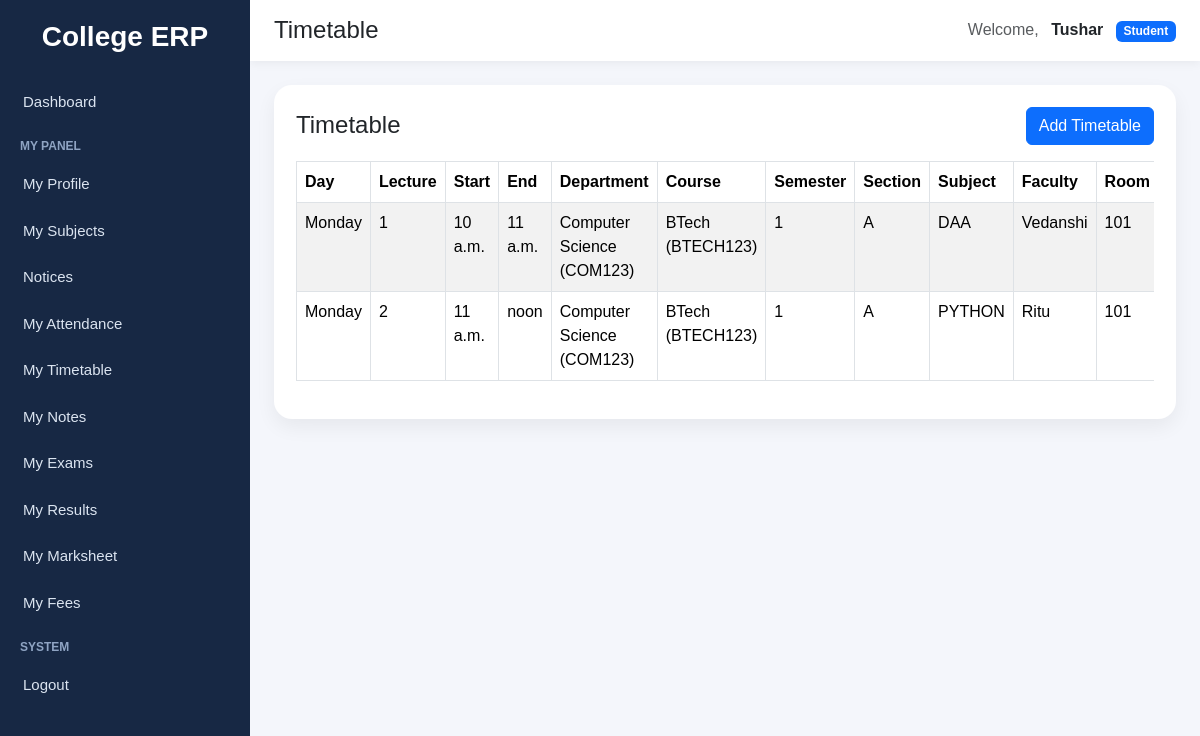
The app's page /timetable/ (signed in) with its own data.
### accounts/models.py (models this page shows, shortened)
class CustomUser(AbstractUser):
    ROLE_CHOICES = (
        ("student", "Student"),
        ("faculty", "Faculty"),
        ("admin", "Admin"),
    )
    role = models.CharField(max_length=20, choices=ROLE_CHOICES)
    groups = models.ManyToManyField(
        Group,
        blank=True,
        related_name="customuser_set",
        related_query_name="customuser"
    )
    user_permissions = models.ManyToManyField(
        Permission,
        blank=True,
        related_name="customuser_permissions_set",
        related_query_name="customuser_permission"
    )

### timetable/models.py (models this page shows, shortened)
class Timetable(models.Model):
    DAY_CHOICES = (
        ('Monday', 'Monday'),
        ('Tuesday', 'Tuesday'),
        ('Wednesday', 'Wednesday'),
        ('Thursday', 'Thursday'),
        ('Friday', 'Friday'),
        ('Saturday', 'Saturday'),
    )
    subject_assignment = models.ForeignKey(
        SubjectAssignment,
        on_delete=models.CASCADE,
        related_name='timetables'
    )
    day = models.CharField(max_length=20, choices=DAY_CHOICES)
    lecture_number = models.PositiveIntegerField()
    start_time = models.TimeField()
    end_time = models.TimeField()
    room = models.CharField(max_length=50, blank=True, null=True)
    is_active = models.BooleanField(default=True)
    class Meta:
        ordering = ['day', 'lecture_number']
        unique_together = ('subject_assignment', 'day', 'lecture_number')

### subjects/models.py (models this page shows, shortened)
class SubjectAssignment(models.Model):
    SEMESTER_CHOICES = (
        (1, 'Semester 1'),
        (2, 'Semester 2'),
        (3, 'Semester 3'),
        (4, 'Semester 4'),
        (5, 'Semester 5'),
        (6, 'Semester 6'),
        (7, 'Semester 7'),
        (8, 'Semester 8'),
    )
    department = models.ForeignKey(
        Department,
        on_delete=models.CASCADE,
        related_name='subject_assignments'
    )
    course = models.ForeignKey(
        Course,
        on_delete=models.CASCADE,
        related_name='subject_assignments'
    )
    semester = models.PositiveSmallIntegerField(choices=SEMESTER_CHOICES)
    section = models.CharField(max_length=20, blank=True, null=True)
    subject = models.ForeignKey(
        Subject,
        on_delete=models.CASCADE,
        related_name='assignments'
    )
    faculty = models.ForeignKey(
        Faculty,
        on_delete=models.CASCADE,
        related_name='subject_assignments'
    )
    is_active = models.BooleanField(default=True)
    created_at = models.DateTimeField(auto_now_add=True)
    class Meta:
        ordering = ['department__name', 'course__name', 'semester', 'section', 'subject__name']
        unique_together = ('course', 'semester', 'section', 'subject')

class Subject(models.Model):
    name = models.CharField(max_length=100)
    code = models.CharField(max_length=20)

### departments/models.py (models this page shows)
class Department(models.Model):
    name = models.CharField(max_length=100, unique=True)
    code = models.CharField(max_length=10, unique=True)
    class Meta:
        ordering = ["name"]
    def __str__(self):
        return f"{self.name} ({self.code})"

### courses/models.py (models this page shows)
class Course(models.Model):
    name = models.CharField(max_length=100, unique=True)
    code = models.CharField(max_length=20, unique=True)
    department = models.ForeignKey(
        Department,
        on_delete=models.CASCADE,
        related_name="courses"
    )
    duration = models.PositiveIntegerField(default=3)
    faculty = models.ForeignKey(
        "faculty.Faculty",
        on_delete=models.SET_NULL,
        null=True,
        blank=True,
        related_name="assigned_courses"
    )
    created_at = models.DateTimeField(auto_now_add=True)
    class Meta:
        ordering = ["name"]
    def __str__(self):
        return f"{self.name} ({self.code})"

### faculty/models.py (models this page shows, shortened)
class Faculty(models.Model):
    user = models.OneToOneField(
        settings.AUTH_USER_MODEL,
        on_delete=models.CASCADE,
        related_name='faculty_profile',
        null=True,
        blank=True
    )
    name = models.CharField(max_length=150, blank=True, null=True)
    email = models.EmailField(blank=True, null=True)
    phone = models.CharField(max_length=15, blank=True, null=True)
    department = models.CharField(max_length=100, blank=True, null=True)
    course = models.ForeignKey(
        'courses.Course',
        on_delete=models.SET_NULL,
        null=True,
        blank=True,
        related_name='faculty_members'
    )
    designation = models.CharField(max_length=100, blank=True, null=True)
    photo = models.ImageField(upload_to='faculty/', blank=True, null=True)
    date_joined = models.DateField(blank=True, null=True)
    created_at = models.DateTimeField(auto_now_add=True, null=True, blank=True)

### timetable/views.py (the view)
# urls.py: path('', views.timetable_list, name='timetable_list'),
@login_required
def timetable_list(request):
    timetables = Timetable.objects.select_related(
        'subject_assignment',
        'subject_assignment__subject',
        'subject_assignment__course',
        'subject_assignment__department',
        'subject_assignment__faculty',
    ).filter(
        is_active=True
    ).order_by('day', 'lecture_number')
    return render(request, 'timetable/timetable_list.html', {
        'timetables': timetables
    })

### notices/context_processors.py (called while the page is built)
def latest_notices(request):
    if not request.user.is_authenticated:
        return {"latest_notices": []}
    notices = get_visible_notices_for_user(request.user)[:5]
    return {"latest_notices": notices}

### timetable/templates/timetable/timetable_list.html (shortened to what this page needs)
{% extends "base.html" %}
{% block page_title %}Timetable{% endblock %}
{% block content %}
<div class="page-card">
    <div class="d-flex justify-content-between align-items-center mb-3">
        <h4 class="mb-0">Timetable</h4>
        <a href="{% url 'add_timetable' %}" class="btn btn-primary">Add Timetable</a>
    </div>
    {% if timetables %}
        <div class="table-responsive">
            <table class="table table-bordered table-striped">
                <thead>
                    <tr>
                        <th>Day</th>
                        <th>Lecture</th>
                        <th>Start</th>
                        <th>End</th>
                        <th>Department</th>
                        <th>Course</th>
                        <th>Semester</th>
                        <th>Section</th>
                        <th>Subject</th>
                        <th>Faculty</th>
                        <th>Room</th>
                    </tr>
                </thead>
                <tbody>
                    {% for item in timetables %}
                    <tr>
                        <td>{{ item.day }}</td>
                        <td>{{ item.lecture_number }}</td>
                        <td>{{ item.start_time }}</td>
                        <td>{{ item.end_time }}</td>
                        <td>{{ item.subject_assignment.department }}</td>
                        <td>{{ item.subject_assignment.course }}</td>
                        <td>{{ item.subject_assignment.semester }}</td>
                        <td>{{ item.subject_assignment.section|default:"-" }}</td>
                        <td>{{ item.subject_assignment.subject.name }}</td>
                        <td>{{ item.subject_assignment.faculty.name|default:"-" }}</td>
                        <td>{{ item.room|default:"-" }}</td>
                    </tr>
                    {% endfor %}
                </tbody>
            </table>
        </div>
    {% else %}
        <p class="text-muted mb-0">No timetable entries found.</p>
    {% endif %}
</div>
{% endblock %}

### templates/base.html (shortened to what this page needs)
<!DOCTYPE html>
<html lang="en">
<head>
    <link href="https://cdn.jsdelivr.net/npm/bootstrap@5.3.3/dist/css/bootstrap.min.css" rel="stylesheet">
</head>
<body>
<div class="sidebar">
    <h3>College ERP</h3>
    {% if request.user.is_authenticated %}
        {% if request.user.is_superuser or request.user.role == 'admin' %}
            <a href="/dashboard/" class="{% if '/dashboard' in request.path or request.path == '/' %}active-link{% endif %}">
                Dashboard
            </a>
            <div class="sidebar-section-title">Management</div>
            <a href="{% url 'student_list' %}" class="{% if '/students/' in request.path %}active-link{% endif %}">
                Students
            </a>
            <a href="{% url 'faculty_list' %}" class="{% if '/faculty/' in request.path %}active-link{% endif %}">
                Faculty
            </a>
            <a href="/courses/" class="{% if '/courses/' in request.path %}active-link{% endif %}">
                Courses
            </a>
            <a href="/departments/" class="{% if '/departments/' in request.path %}active-link{% endif %}">
                Departments
            </a>
            <div class="sidebar-section-title">Academics</div>
            <a href="/subjects/" class="{% if '/subjects/' in request.path and '/subjects/assignments/' not in request.path and '/subjects/my/' not in request.path %}active-link{% endif %}">
                Subjects
            </a>
            <a href="{% url 'subject_assignment_list' %}" class="{% if '/subjects/assignments/' in request.path %}active-link{% endif %}">
                Subject Assignments
            </a>
            <a href="{% url 'notice_list' %}" class="{% if '/notices/' in request.path %}active-link{% endif %}">
                Notices
            </a>
            <a href="{% url 'attendance_list' %}" class="{% if '/attendance/' in request.path %}active-link{% endif %}">
                Attendance
            </a>
            <a href="{% url 'timetable_list' %}" class="{% if '/timetable/' in request.path and '/timetable/faculty/' not in request.path and '/timetable/student/' not in request.path %}active-link{% endif %}">
                Timetable
            </a>
            <a href="/exams/" class="{% if '/exams/' in request.path and '/exams/results/' not in request.path %}active-link{% endif %}">
                Exams
            </a>
            <a href="{% url 'exam_schedule_list' %}" class="{% if '/exams/schedule/' in request.path %}active-link{% endif %}">
                Exam Schedule
            </a>
            <a href="{% url 'result_list' %}" class="{% if '/exams/results/list/' in request.path %}active-link{% endif %}">
                Results
            </a>
            <a href="{% url 'fee_structure_list' %}" class="{% if '/finance/structures/' in request.path %}active-link{% endif %}">
                Fee Structures
            </a>
            <a href="{% url 'promote_student_fee' %}" class="{% if '/finance/promote/' in request.path %}active-link{% endif %}">
                Promote Fees
            </a>
            <a href="{% url 'student_fee_list' %}" class="{% if '/finance/students/' in request.path %}active-link{% endif %}">
                Student Fees
            </a>
        {% elif request.user.role == 'student' %}
            <a href="/dashboard/" class="{% if '/dashboard' in request.path or request.path == '/' %}active-link{% endif %}">
                Dashboard
            </a>
            <div class="sidebar-section-title">My Panel</div>
            <a href="{% url 'my_student_profile' %}" class="{% if '/students/profile/' in request.path %}active-link{% endif %}">
                My Profile
            </a>
            <a href="{% url 'my_subjects' %}" class="{% if '/subjects/my/' in request.path %}active-link{% endif %}">
                My Subjects
            </a>
            <a href="{% url 'notice_list' %}" class="{% if '/notices/' in request.path %}active-link{% endif %}">
                Notices
            </a>
            <a href="{% url 'my_attendance' %}" class="{% if '/attendance/my/' in request.path %}active-link{% endif %}">
                My Attendance
            </a>
            <a href="{% url 'student_timetable' %}" class="{% if '/timetable/student/' in request.path %}active-link{% endif %}">
                My Timetable
            </a>
            <a href="{% url 'student_note_list' %}" class="{% if '/notes/student/' in request.path %}active-link{% endif %}">
                My Notes
            </a>
            <a href="{% url 'student_exam_schedule' %}" class="{% if '/exams/my-exams/' in request.path %}active-link{% endif %}">
                My Exams
            </a>
            <a href="{% url 'student_result_list' %}" class="{% if '/exams/results/student/' in request.path %}active-link{% endif %}">
                My Results
            </a>
            <a href="{% url 'consolidated_marksheet' %}" class="{% if '/exams/marksheet/' in request.path %}active-link{% endif %}">
                My Marksheet
            </a>
            <a href="{% url 'my_fees' %}" class="{% if '/finance/my-fees/' in request.path %}active-link{% endif %}">
                My Fees
            </a>
        {% endif %}
        <div class="sidebar-section-title">System</div>
        <form method="post" action="/accounts/logout/" style="margin:0;">
            <button type="submit" class="sidebar-logout-btn">Logout</button>
        </form>
    {% endif %}
</div>
<div class="main-content">
    <div class="topbar d-flex justify-content-between align-items-center">
        <h4 class="mb-0">{% block page_title %}College ERP{% endblock %}</h4>
        <div>
            {% if request.user.is_authenticated %}
                <span class="me-2 text-muted">Welcome,</span>
                <strong>{{ request.user.username }}</strong>
                {% if request.user.is_superuser %}
                    <span class="badge bg-danger ms-2">Admin</span>
                {% elif request.user.role %}
                    <span class="badge bg-primary ms-2">{{ request.user.role|title }}</span>
                {% endif %}
            {% endif %}
        </div>
    </div>
    <div class="content-area">
        {% block content %}{% endblock %}
    </div>
</div>
</body>
</html>

### templates/base.html (style rules this page uses)
body { background-color: #f4f6fb; margin: 0; padding: 0; font-family: Arial, sans-serif; }
.sidebar { width: 250px; min-height: 100vh; background: #172844; color: white; position: fixed; top: 0; left: 0; padding-top: 20px; }
.sidebar h3 { text-align: center; margin-bottom: 25px; font-weight: 700; }
.sidebar a { color: #dbe4f0; text-decoration: none; display: block; padding: 12px 20px; font-size: 15px; border-left: 3px solid transparent; }
.sidebar-section-title { font-size: 12px; color: #8fa4c3; padding: 12px 20px 6px; text-transform: uppercase; font-weight: bold; }
.sidebar-logout-btn { color: #dbe4f0; text-decoration: none; display: block; padding: 12px 20px; font-size: 15px; border: none; background: none; width: 100%; text-align: left; border-left: 3px solid transparent; }
.main-content { margin-left: 250px; min-height: 100vh; }
.topbar { background: white; padding: 16px 24px; box-shadow: 0 2px 10px rgba(0,0,0,0.06); }
.content-area { padding: 24px; }
.page-card { background: white; border-radius: 18px; padding: 22px; box-shadow: 0 8px 20px rgba(0,0,0,0.06); }

### records on screen
CustomUser: user.username "Tushar", user.role "Student"
Timetable: day "Monday", lecture_number "1", start_time "10 a.m.", end_time "11 a.m.", subject_assignment.department "Computer Science (COM123)", subject_assignment.course "BTech (BTECH123)", subject_assignment.semester "1", subject_assignment.section "A", subject_assignment.subject.name "DAA", subject_assignment.faculty.name "Vedanshi", room "101"
Timetable: day "Monday", lecture_number "2", start_time "11 a.m.", end_time "noon", subject_assignment.department "Computer Science (COM123)", subject_assignment.course "BTech (BTECH123)", subject_assignment.semester "1", subject_assignment.section "A", subject_assignment.subject.name "PYTHON", subject_assignment.faculty.name "Ritu", room "101"
